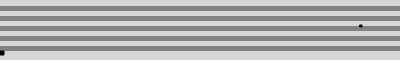
Frame 1 (no input)
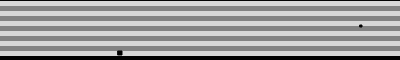
Frame 60 (no input)
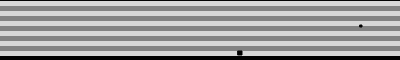
Frame 120 (the mouse pressed at the canvas centre since frame 60)

The p5.js sketch that drew these frames (run headless with seeded random() and noise() and a simulated clock; from frame 60 on, the mouse is pressed at the canvas centre):

// p5.js sketch
// ── sketch.js
var x1 = 0
var x2 = 0
var x3 = 0
var x4 = 0
var x5 = 0
var x6 = 0
var x7 = 0
var x8 = 0
var x9 = 0
var x10 = 0
var x11 = 0
var pX = 360
var pY = 25
var draw1 = 0
var draw2 = 0
var draw3 = 0
var draw4 = 0
var draw5 = 0
var draw6 = 0
var draw7 = 0
var draw8 = 0
var draw9 = 0
var draw10 = 0
var choseRand = 0
var $draw = 0
var $ms = 1
var gameOver = 0
var score = 0
var slowMow = 0
var objSpeed = 2
var timesCalled = 0
var bgRed = 0
var bgGreen = 0
var bgBlue = 0

function setup() {
  createCanvas(400,60);
  let $drawNum = ['1'];
  frameRate(60);
}

function draw() {



  drawBackground()

  callRandomHole();

  ifNotHoleDraw();

  rect(x11,51,4,4);
  x11 = x11 + objSpeed;
  timesCalled = timesCalled + 1
  if (x11 >= 400) {
    x11 = 0
    score = score + 1;
    timesCalled = 0
  }

  fill(0);
  rect(pX,pY,2,2);

  if (pY >= 49) {
    pY = 48;
  }

  if (pY <= 0) {
    pY = 1;
  }

  if (gameOver == 1) {
    score = score - 1;
    noLoop();
    fill(255);
    rect(0,0,400,51);
    fill(0);
    textSize(50);
    text('Your score is:',30,45);
    text(score,350,45);
  }

  print("Score:",score,"gameOver:",gameOver)
  runSlowMow();
}

function drawObj(x,y) {
  x = x + objSpeed*timesCalled;
  rect(x,y,4,4);
}

function detectObj(y) {
  if (((((((pY === y-2 || pY === y-1) || pY === y) || pY === y+1) || pY === y+2) || pY === y+3) || pY === y+4) && (x11 >= 358 && x11 <= 362)) {
    gameOver = 1
  }
}

function runSlowMow() {
  slowMow = slowMow - 1;
  if (slowMow <= 0) {
    slowMow = 0;
  }
  if (slowMow <= 120) {
    frameRate(60);
  }

  if (score == 15) {
    objSpeed = 2.2;
    bgRed = 150;
    bgGreen = 20;
    bgBlue = 20;
  }

  if (score == 30) {
    objSpeed = 2.4;
    bgRed = 130;
    bgGreen = 20;
    bgBlue = 70;
  }

  if (score == 45) {
    objSpeed = 2.6;
    bgRed = 130;
    bgGreen = 0;
    bgBlue = 130
  }

  if (score == 60) {
    objSpeed = 2.8;
    bgRed = 70;
    bgGreen = 20;
    bgBlue = 130;
  }

  if (score == 75) {
    objSpeed = 3;
    bgRed = 20;
    bgGreen = 20;
    bgBlue = 150;
  }
}

function drawBackground() {
  noStroke();
  fill(255);
  rect(0,1,400,5);
  fill(155);
  rect(0,6,400,5);
  fill(255);
  rect(0,11,400,5);
  fill(155);
  rect(0,16,400,5);
  fill(255);
  rect(0,21,400,5);
  fill(155);
  rect(0,26,400,5);
  fill(255);
  rect(0,31,400,5);
  fill(155);
  rect(0,36,400,5);
  fill(255);
  rect(0,41,400,5);
  fill(155);
  rect(0,46,400,5);
  fill(255);
  rect(0,51,400,5);
  fill(bgRed,bgGreen,bgBlue,40)
  rect(0,0,400,60);
  fill(0);
  stroke(0)
}

function callRandomHole() {
  if (x11 >= 385) {
    if (choseRand <= 1) {
      draw1 = 1;
      draw2 = 1;
      draw3 = 1;
      draw4 = 1;
      draw5 = 1;
      draw6 = 1;
      draw7 = 1;
      draw8 = 1;
      draw9 = 1;
      draw10 = 1;
      $draw = round(random(0.5,10.5));
      choseRand = 2;

    }
  }

  if (x11 <=50) {
    choseRand = 1;
  }

  if ($draw === 1) {
    draw1 = 0;
  }

  if ($draw === 2) {
    draw2 = 0;
  }

  if ($draw === 3) {
    draw3 = 0;
  }

  if ($draw === 4) {
    draw4 = 0;
  }

  if ($draw === 5) {
    draw5 = 0;
  }

  if ($draw === 6) {
    draw6 = 0;
  }

  if ($draw === 7) {
    draw7 = 0;
  }

  if ($draw === 8) {
    draw8 = 0;
  }

  if ($draw === 9) {
    draw9 = 0;
  }

  if ($draw === 10) {
    draw10 = 0;
  }
}

function ifNotHoleDraw() {
  if (draw1 === 1) {
    drawObj(x1,1);
    detectObj(1)
  }

  if (draw2 === 1) {
    drawObj(x2,6);
    detectObj(6)
  }

  if (draw3 === 1) {
    drawObj(x3,11)
    detectObj(11)
  }

  if (draw4 === 1) {
    drawObj(x4,16)
    detectObj(16)
  }

  if (draw5 === 1) {
    drawObj(x5,21)
    detectObj(21)
  }

  if (draw6 === 1) {
    drawObj(x6,26)
    detectObj(26)
  }

  if (draw7 === 1) {
    drawObj(x7,31)
    detectObj(31)
  }

  if (draw8 === 1) {
    drawObj(x8,36)
    detectObj(36)
  }

  if (draw9 === 1) {
    drawObj(x9,41)
    detectObj(41)
  }

  if (draw10 === 1) {
    drawObj(x10,46)
    detectObj(46)
  }
}

function keyPressed() {

  if (keyCode === UP_ARROW) {
    pY = pY - $ms;
  } else if (keyCode === DOWN_ARROW) {
    pY = pY + $ms;
  } else if (keyCode === LEFT_ARROW) {
    $ms = $ms - 1;
  } else if (keyCode === RIGHT_ARROW) {
    $ms = $ms + 1;
  } else if (keyCode === ENTER) {
    if (slowMow <= 0) {
      frameRate(30);
      slowMow = 180;
    }
  }
  if ($ms < 1) {
    $ms = 1;
  }
}
